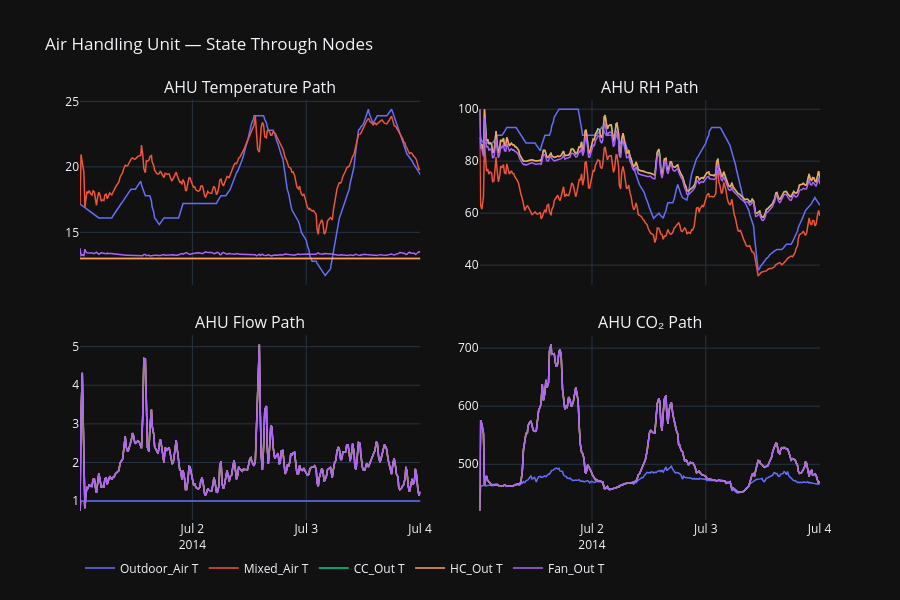

Here is the notebook cell this chart was saved with:
### Markdown cell above
## 4 · Supply Air Conditions (Outdoor → Fan Out)

### Code cell
fig = make_subplots(
    rows=2, cols=2, shared_xaxes=True,
    subplot_titles=['AHU Temperature Path', 'AHU RH Path',
                    'AHU Flow Path', 'AHU CO₂ Path'],
    vertical_spacing=0.12, horizontal_spacing=0.08
)

nodes = ['Outdoor_Air', 'Mixed_Air', 'CC_Out', 'HC_Out', 'Fan_Out']
colors_ahu = ['#636EFA', '#EF553B', '#00CC96', '#FFA15A', '#AB63FA']

for i, node in enumerate(nodes):
    c = colors_ahu[i]
    fig.add_trace(go.Scatter(x=df['Datetime'], y=df[f'{node}_Temp_C'],
        name=f'{node} T', line=dict(color=c, width=1.5), legendgroup=node), row=1, col=1)
    fig.add_trace(go.Scatter(x=df['Datetime'], y=df[f'{node}_RH_pct'],
        name=f'{node} RH', line=dict(color=c, width=1.5), legendgroup=node,
        showlegend=False), row=1, col=2)
    fig.add_trace(go.Scatter(x=df['Datetime'], y=df[f'{node}_Flow_kg_s'],
        name=f'{node} Flow', line=dict(color=c, width=1.5), legendgroup=node,
        showlegend=False), row=2, col=1)
    fig.add_trace(go.Scatter(x=df['Datetime'], y=df[f'{node}_CO2_ppm'],
        name=f'{node} CO₂', line=dict(color=c, width=1.5), legendgroup=node,
        showlegend=False), row=2, col=2)

fig.update_layout(template='plotly_dark', height=600,
    title='Air Handling Unit — State Through Nodes',
    legend=dict(orientation='h', y=-0.08))
fig.show()

### Figure 1 — Plotly figure (JSON) as saved in the notebook; plotly's stock layout.template omitted (floating-point values rounded to 4 significant figures; data arrays with more than 128 entries replaced by an {"elided": "..."} marker saying what was removed)
{"data": [{"legendgroup": "Outdoor_Air", "line": {"color": "#636EFA", "width": 1.5}, "name": "Outdoor_Air T", "type": "scatter", "x": {"elided": "288 str values"}, "xaxis": "x", "y": {"elided": "288 float values"}, "yaxis": "y"}, {"legendgroup": "Outdoor_Air", "line": {"color": "#636EFA", "width": 1.5}, "name": "Outdoor_Air RH", "showlegend": false, "type": "scatter", "x": {"elided": "288 str values"}, "xaxis": "x2", "y": {"elided": "288 float values"}, "yaxis": "y2"}, {"legendgroup": "Outdoor_Air", "line": {"color": "#636EFA", "width": 1.5}, "name": "Outdoor_Air Flow", "showlegend": false, "type": "scatter", "x": {"elided": "288 str values"}, "xaxis": "x3", "y": {"elided": "288 float values"}, "yaxis": "y3"}, {"legendgroup": "Outdoor_Air", "line": {"color": "#636EFA", "width": 1.5}, "name": "Outdoor_Air CO₂", "showlegend": false, "type": "scatter", "x": {"elided": "288 str values"}, "xaxis": "x4", "y": {"elided": "288 float values"}, "yaxis": "y4"}, {"legendgroup": "Mixed_Air", "line": {"color": "#EF553B", "width": 1.5}, "name": "Mixed_Air T", "type": "scatter", "x": {"elided": "288 str values"}, "xaxis": "x", "y": {"elided": "288 float values"}, "yaxis": "y"}, {"legendgroup": "Mixed_Air", "line": {"color": "#EF553B", "width": 1.5}, "name": "Mixed_Air RH", "showlegend": false, "type": "scatter", "x": {"elided": "288 str values"}, "xaxis": "x2", "y": {"elided": "288 float values"}, "yaxis": "y2"}, {"legendgroup": "Mixed_Air", "line": {"color": "#EF553B", "width": 1.5}, "name": "Mixed_Air Flow", "showlegend": false, "type": "scatter", "x": {"elided": "288 str values"}, "xaxis": "x3", "y": {"elided": "288 float values"}, "yaxis": "y3"}, {"legendgroup": "Mixed_Air", "line": {"color": "#EF553B", "width": 1.5}, "name": "Mixed_Air CO₂", "showlegend": false, "type": "scatter", "x": {"elided": "288 str values"}, "xaxis": "x4", "y": {"elided": "288 float values"}, "yaxis": "y4"}, {"legendgroup": "CC_Out", "line": {"color": "#00CC96", "width": 1.5}, "name": "CC_Out T", "type": "scatter", "x": {"elided": "288 str values"}, "xaxis": "x", "y": {"elided": "288 int values"}, "yaxis": "y"}, {"legendgroup": "CC_Out", "line": {"color": "#00CC96", "width": 1.5}, "name": "CC_Out RH", "showlegend": false, "type": "scatter", "x": {"elided": "288 str values"}, "xaxis": "x2", "y": {"elided": "288 float values"}, "yaxis": "y2"}, {"legendgroup": "CC_Out", "line": {"color": "#00CC96", "width": 1.5}, "name": "CC_Out Flow", "showlegend": false, "type": "scatter", "x": {"elided": "288 str values"}, "xaxis": "x3", "y": {"elided": "288 float values"}, "yaxis": "y3"}, {"legendgroup": "CC_Out", "line": {"color": "#00CC96", "width": 1.5}, "name": "CC_Out CO₂", "showlegend": false, "type": "scatter", "x": {"elided": "288 str values"}, "xaxis": "x4", "y": {"elided": "288 float values"}, "yaxis": "y4"}, {"legendgroup": "HC_Out", "line": {"color": "#FFA15A", "width": 1.5}, "name": "HC_Out T", "type": "scatter", "x": {"elided": "288 str values"}, "xaxis": "x", "y": {"elided": "288 int values"}, "yaxis": "y"}, {"legendgroup": "HC_Out", "line": {"color": "#FFA15A", "width": 1.5}, "name": "HC_Out RH", "showlegend": false, "type": "scatter", "x": {"elided": "288 str values"}, "xaxis": "x2", "y": {"elided": "288 float values"}, "yaxis": "y2"}, {"legendgroup": "HC_Out", "line": {"color": "#FFA15A", "width": 1.5}, "name": "HC_Out Flow", "showlegend": false, "type": "scatter", "x": {"elided": "288 str values"}, "xaxis": "x3", "y": {"elided": "288 float values"}, "yaxis": "y3"}, {"legendgroup": "HC_Out", "line": {"color": "#FFA15A", "width": 1.5}, "name": "HC_Out CO₂", "showlegend": false, "type": "scatter", "x": {"elided": "288 str values"}, "xaxis": "x4", "y": {"elided": "288 float values"}, "yaxis": "y4"}, {"legendgroup": "Fan_Out", "line": {"color": "#AB63FA", "width": 1.5}, "name": "Fan_Out T", "type": "scatter", "x": {"elided": "288 str values"}, "xaxis": "x", "y": {"elided": "288 float values"}, "yaxis": "y"}, {"legendgroup": "Fan_Out", "line": {"color": "#AB63FA", "width": 1.5}, "name": "Fan_Out RH", "showlegend": false, "type": "scatter", "x": {"elided": "288 str values"}, "xaxis": "x2", "y": {"elided": "288 float values"}, "yaxis": "y2"}, {"legendgroup": "Fan_Out", "line": {"color": "#AB63FA", "width": 1.5}, "name": "Fan_Out Flow", "showlegend": false, "type": "scatter", "x": {"elided": "288 str values"}, "xaxis": "x3", "y": {"elided": "288 float values"}, "yaxis": "y3"}, {"legendgroup": "Fan_Out", "line": {"color": "#AB63FA", "width": 1.5}, "name": "Fan_Out CO₂", "showlegend": false, "type": "scatter", "x": {"elided": "288 str values"}, "xaxis": "x4", "y": {"elided": "288 float values"}, "yaxis": "y4"}], "layout": {"annotations": [{"font": {"size": 16}, "showarrow": false, "text": "AHU Temperature Path", "x": 0.23, "xanchor": "center", "xref": "paper", "y": 1, "yanchor": "bottom", "yref": "paper"}, {"font": {"size": 16}, "showarrow": false, "text": "AHU RH Path", "x": 0.77, "xanchor": "center", "xref": "paper", "y": 1, "yanchor": "bottom", "yref": "paper"}, {"font": {"size": 16}, "showarrow": false, "text": "AHU Flow Path", "x": 0.23, "xanchor": "center", "xref": "paper", "y": 0.44, "yanchor": "bottom", "yref": "paper"}, {"font": {"size": 16}, "showarrow": false, "text": "AHU CO₂ Path", "x": 0.77, "xanchor": "center", "xref": "paper", "y": 0.44, "yanchor": "bottom", "yref": "paper"}], "height": 600, "legend": {"orientation": "h", "y": -0.08}, "title": {"text": "Air Handling Unit — State Through Nodes"}, "xaxis": {"anchor": "y", "domain": [0, 0.46], "matches": "x3", "showticklabels": false}, "xaxis2": {"anchor": "y2", "domain": [0.54, 1], "matches": "x4", "showticklabels": false}, "xaxis3": {"anchor": "y3", "domain": [0, 0.46]}, "xaxis4": {"anchor": "y4", "domain": [0.54, 1]}, "yaxis": {"anchor": "x", "domain": [0.56, 1]}, "yaxis2": {"anchor": "x2", "domain": [0.56, 1]}, "yaxis3": {"anchor": "x3", "domain": [0, 0.44]}, "yaxis4": {"anchor": "x4", "domain": [0, 0.44]}}}
